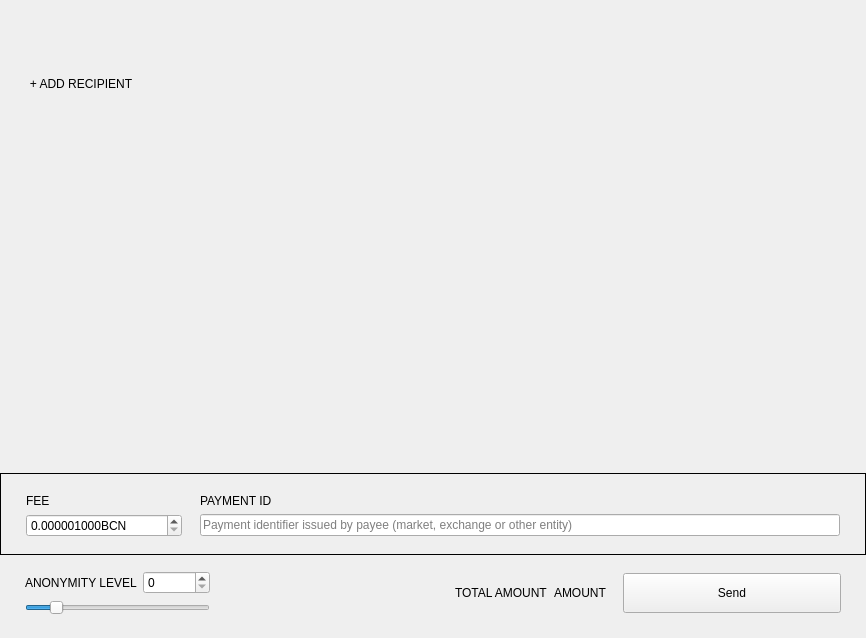
<?xml version="1.0" encoding="UTF-8"?>
<ui version="4.0">
 <class>SendFrame</class>
 <widget class="QFrame" name="SendFrame">
  <property name="geometry">
   <rect>
    <x>0</x>
    <y>0</y>
    <width>866</width>
    <height>638</height>
   </rect>
  </property>
  <property name="windowTitle">
   <string>Frame</string>
  </property>
  <property name="frameShape">
   <enum>QFrame::NoFrame</enum>
  </property>
  <property name="frameShadow">
   <enum>QFrame::Raised</enum>
  </property>
  <layout class="QVBoxLayout" name="verticalLayout">
   <property name="spacing">
    <number>5</number>
   </property>
   <property name="sizeConstraint">
    <enum>QLayout::SetDefaultConstraint</enum>
   </property>
   <property name="leftMargin">
    <number>0</number>
   </property>
   <property name="topMargin">
    <number>0</number>
   </property>
   <property name="rightMargin">
    <number>0</number>
   </property>
   <property name="bottomMargin">
    <number>0</number>
   </property>
   <item>
    <widget class="WalletGui::ResizableScrollArea" name="m_sendScrollarea">
     <property name="enabled">
      <bool>true</bool>
     </property>
     <property name="sizePolicy">
      <sizepolicy hsizetype="MinimumExpanding" vsizetype="Preferred">
       <horstretch>0</horstretch>
       <verstretch>0</verstretch>
      </sizepolicy>
     </property>
     <property name="autoFillBackground">
      <bool>false</bool>
     </property>
     <property name="styleSheet">
      <string notr="true"/>
     </property>
     <property name="frameShape">
      <enum>QFrame::NoFrame</enum>
     </property>
     <property name="sizeAdjustPolicy">
      <enum>QAbstractScrollArea::AdjustToContents</enum>
     </property>
     <property name="widgetResizable">
      <bool>true</bool>
     </property>
     <widget class="QWidget" name="scrollAreaWidgetContents">
      <property name="geometry">
       <rect>
        <x>0</x>
        <y>0</y>
        <width>866</width>
        <height>69</height>
       </rect>
      </property>
      <property name="sizePolicy">
       <sizepolicy hsizetype="Preferred" vsizetype="Preferred">
        <horstretch>0</horstretch>
        <verstretch>0</verstretch>
       </sizepolicy>
      </property>
      <property name="styleSheet">
       <string notr="true"/>
      </property>
      <layout class="QVBoxLayout" name="m_transfersLayout">
       <property name="spacing">
        <number>0</number>
       </property>
       <property name="sizeConstraint">
        <enum>QLayout::SetNoConstraint</enum>
       </property>
       <property name="leftMargin">
        <number>0</number>
       </property>
       <property name="topMargin">
        <number>0</number>
       </property>
       <property name="rightMargin">
        <number>0</number>
       </property>
       <property name="bottomMargin">
        <number>0</number>
       </property>
      </layout>
     </widget>
    </widget>
   </item>
   <item>
    <layout class="QHBoxLayout" name="horizontalLayout_2">
     <property name="spacing">
      <number>0</number>
     </property>
     <item>
      <spacer name="horizontalSpacer_3">
       <property name="orientation">
        <enum>Qt::Horizontal</enum>
       </property>
       <property name="sizeType">
        <enum>QSizePolicy::Fixed</enum>
       </property>
       <property name="sizeHint" stdset="0">
        <size>
         <width>25</width>
         <height>20</height>
        </size>
       </property>
      </spacer>
     </item>
     <item>
      <widget class="WalletGui::WalletNormalLinkLikeButton" name="m_addRecipientButton">
       <property name="cursor">
        <cursorShape>PointingHandCursor</cursorShape>
       </property>
       <property name="focusPolicy">
        <enum>Qt::NoFocus</enum>
       </property>
       <property name="text">
        <string>+ ADD RECIPIENT</string>
       </property>
       <property name="flat">
        <bool>true</bool>
       </property>
      </widget>
     </item>
     <item>
      <spacer name="horizontalSpacer_2">
       <property name="orientation">
        <enum>Qt::Horizontal</enum>
       </property>
       <property name="sizeHint" stdset="0">
        <size>
         <width>478</width>
         <height>17</height>
        </size>
       </property>
      </spacer>
     </item>
    </layout>
   </item>
   <item>
    <spacer name="verticalSpacer_2">
     <property name="orientation">
      <enum>Qt::Vertical</enum>
     </property>
     <property name="sizeType">
      <enum>QSizePolicy::MinimumExpanding</enum>
     </property>
     <property name="sizeHint" stdset="0">
      <size>
       <width>20</width>
       <height>20</height>
      </size>
     </property>
    </spacer>
   </item>
   <item>
    <widget class="QFrame" name="m_sendFeeFrame">
     <property name="frameShape">
      <enum>QFrame::Box</enum>
     </property>
     <property name="frameShadow">
      <enum>QFrame::Plain</enum>
     </property>
     <layout class="QGridLayout" name="gridLayout_2">
      <property name="leftMargin">
       <number>25</number>
      </property>
      <property name="topMargin">
       <number>20</number>
      </property>
      <property name="rightMargin">
       <number>25</number>
      </property>
      <property name="bottomMargin">
       <number>17</number>
      </property>
      <property name="horizontalSpacing">
       <number>18</number>
      </property>
      <item row="0" column="0">
       <widget class="WalletGui::WalletNormalGrayTextLabel" name="label_3">
        <property name="text">
         <string>FEE</string>
        </property>
       </widget>
      </item>
      <item row="0" column="1">
       <widget class="WalletGui::WalletNormalGrayTextLabel" name="m_paymentIdTextLabel">
        <property name="text">
         <string>PAYMENT ID</string>
        </property>
       </widget>
      </item>
      <item row="1" column="0">
       <widget class="QDoubleSpinBox" name="m_feeSpin">
        <property name="buttonSymbols">
         <enum>QAbstractSpinBox::UpDownArrows</enum>
        </property>
        <property name="suffix">
         <string notr="true">BCN</string>
        </property>
        <property name="decimals">
         <number>9</number>
        </property>
        <property name="minimum">
         <double>0.0000010000000000000</double>
        </property>
        <property name="maximum">
         <double>999999999.000000000000000</double>
        </property>
        <property name="singleStep">
         <double>0.0000010000000000000</double>
        </property>
        <property name="value">
         <double>0.0000010000000000000</double>
        </property>
       </widget>
      </item>
      <item row="1" column="1">
       <widget class="WalletGui::ClearableLineEdit" name="m_paymentIdEdit">
        <property name="styleSheet">
         <string notr="true">[errorState=&quot;true&quot;] {
  border-color: #ef3131;
}</string>
        </property>
        <property name="placeholderText">
         <string>Payment identifier issued by payee (market, exchange or other entity)</string>
        </property>
       </widget>
      </item>
     </layout>
    </widget>
   </item>
   <item>
    <widget class="QFrame" name="m_mixinFrame">
     <property name="frameShape">
      <enum>QFrame::NoFrame</enum>
     </property>
     <property name="frameShadow">
      <enum>QFrame::Raised</enum>
     </property>
     <layout class="QGridLayout" name="gridLayout">
      <property name="leftMargin">
       <number>25</number>
      </property>
      <property name="topMargin">
       <number>11</number>
      </property>
      <property name="rightMargin">
       <number>25</number>
      </property>
      <property name="bottomMargin">
       <number>23</number>
      </property>
      <item row="0" column="2" rowspan="2">
       <widget class="QLabel" name="label">
        <property name="text">
         <string/>
        </property>
       </widget>
      </item>
      <item row="0" column="5" rowspan="2">
       <widget class="WalletGui::WalletExtraNormalBlackTextLabel" name="m_totalAmountLabel">
        <property name="text">
         <string>AMOUNT</string>
        </property>
        <property name="indent">
         <number>0</number>
        </property>
       </widget>
      </item>
      <item row="0" column="1">
       <widget class="QSpinBox" name="m_mixinSpin">
        <property name="maximum">
         <number>999999999</number>
        </property>
       </widget>
      </item>
      <item row="0" column="3" rowspan="2">
       <spacer name="horizontalSpacer">
        <property name="orientation">
         <enum>Qt::Horizontal</enum>
        </property>
        <property name="sizeType">
         <enum>QSizePolicy::Expanding</enum>
        </property>
        <property name="sizeHint" stdset="0">
         <size>
          <width>298</width>
          <height>20</height>
         </size>
        </property>
       </spacer>
      </item>
      <item row="1" column="0" colspan="2">
       <widget class="QSlider" name="m_mixinSlider">
        <property name="maximumSize">
         <size>
          <width>16777215</width>
          <height>16777215</height>
         </size>
        </property>
        <property name="maximum">
         <number>50</number>
        </property>
        <property name="pageStep">
         <number>1</number>
        </property>
        <property name="value">
         <number>7</number>
        </property>
        <property name="tracking">
         <bool>false</bool>
        </property>
        <property name="orientation">
         <enum>Qt::Horizontal</enum>
        </property>
       </widget>
      </item>
      <item row="0" column="7" rowspan="2">
       <widget class="WalletGui::WalletLargeBlueButton" name="m_sendButton">
        <property name="sizePolicy">
         <sizepolicy hsizetype="Fixed" vsizetype="Fixed">
          <horstretch>0</horstretch>
          <verstretch>0</verstretch>
         </sizepolicy>
        </property>
        <property name="minimumSize">
         <size>
          <width>218</width>
          <height>40</height>
         </size>
        </property>
        <property name="maximumSize">
         <size>
          <width>218</width>
          <height>40</height>
         </size>
        </property>
        <property name="focusPolicy">
         <enum>Qt::NoFocus</enum>
        </property>
        <property name="text">
         <string>Send</string>
        </property>
       </widget>
      </item>
      <item row="0" column="4" rowspan="2">
       <widget class="WalletGui::WalletNormalGrayTextLabel" name="label_2">
        <property name="text">
         <string>TOTAL AMOUNT</string>
        </property>
       </widget>
      </item>
      <item row="0" column="0">
       <widget class="WalletGui::WalletNormalGrayTextLabel" name="m_mixinTextLabel">
        <property name="text">
         <string>ANONYMITY LEVEL</string>
        </property>
       </widget>
      </item>
      <item row="0" column="6" rowspan="2">
       <spacer name="horizontalSpacer_4">
        <property name="orientation">
         <enum>Qt::Horizontal</enum>
        </property>
        <property name="sizeType">
         <enum>QSizePolicy::Fixed</enum>
        </property>
        <property name="sizeHint" stdset="0">
         <size>
          <width>10</width>
          <height>20</height>
         </size>
        </property>
       </spacer>
      </item>
     </layout>
    </widget>
   </item>
  </layout>
 </widget>
 <customwidgets>
  <customwidget>
   <class>WalletGui::WalletNormalGrayTextLabel</class>
   <extends>QLabel</extends>
   <header>Gui/Common/WalletTextLabel.h</header>
  </customwidget>
  <customwidget>
   <class>WalletGui::WalletLargeBlueButton</class>
   <extends>QPushButton</extends>
   <header>Gui/Common/WalletBlueButton.h</header>
  </customwidget>
  <customwidget>
   <class>WalletGui::ClearableLineEdit</class>
   <extends>QLineEdit</extends>
   <header>Gui/Common/ClearableLineEdit.h</header>
  </customwidget>
  <customwidget>
   <class>WalletGui::ResizableScrollArea</class>
   <extends>QScrollArea</extends>
   <header>Gui/Common/ResizableScrollArea.h</header>
   <container>1</container>
  </customwidget>
  <customwidget>
   <class>WalletGui::WalletNormalLinkLikeButton</class>
   <extends>QPushButton</extends>
   <header>Gui/Common/WalletLinkLikeButton.h</header>
  </customwidget>
  <customwidget>
   <class>WalletGui::WalletExtraNormalBlackTextLabel</class>
   <extends>QLabel</extends>
   <header>Gui/Common/WalletTextLabel.h</header>
  </customwidget>
 </customwidgets>
 <tabstops>
  <tabstop>m_paymentIdEdit</tabstop>
  <tabstop>m_mixinSlider</tabstop>
  <tabstop>m_sendScrollarea</tabstop>
 </tabstops>
 <resources/>
 <connections>
  <connection>
   <sender>m_sendButton</sender>
   <signal>clicked()</signal>
   <receiver>SendFrame</receiver>
   <slot>sendClicked()</slot>
   <hints>
    <hint type="sourcelabel">
     <x>53</x>
     <y>561</y>
    </hint>
    <hint type="destinationlabel">
     <x>432</x>
     <y>294</y>
    </hint>
   </hints>
  </connection>
  <connection>
   <sender>m_mixinSlider</sender>
   <signal>valueChanged(int)</signal>
   <receiver>SendFrame</receiver>
   <slot>mixinValueChanged(int)</slot>
   <hints>
    <hint type="sourcelabel">
     <x>221</x>
     <y>520</y>
    </hint>
    <hint type="destinationlabel">
     <x>432</x>
     <y>294</y>
    </hint>
   </hints>
  </connection>
  <connection>
   <sender>m_addRecipientButton</sender>
   <signal>clicked()</signal>
   <receiver>SendFrame</receiver>
   <slot>addRecipientClicked()</slot>
   <hints>
    <hint type="sourcelabel">
     <x>78</x>
     <y>414</y>
    </hint>
    <hint type="destinationlabel">
     <x>432</x>
     <y>294</y>
    </hint>
   </hints>
  </connection>
  <connection>
   <sender>m_paymentIdEdit</sender>
   <signal>textChanged(QString)</signal>
   <receiver>SendFrame</receiver>
   <slot>validatePaymentId(QString)</slot>
   <hints>
    <hint type="sourcelabel">
     <x>538</x>
     <y>521</y>
    </hint>
    <hint type="destinationlabel">
     <x>432</x>
     <y>318</y>
    </hint>
   </hints>
  </connection>
  <connection>
   <sender>m_mixinSpin</sender>
   <signal>valueChanged(int)</signal>
   <receiver>SendFrame</receiver>
   <slot>mixinValueChanged(int)</slot>
   <hints>
    <hint type="sourcelabel">
     <x>201</x>
     <y>575</y>
    </hint>
    <hint type="destinationlabel">
     <x>432</x>
     <y>318</y>
    </hint>
   </hints>
  </connection>
 </connections>
 <slots>
  <slot>sendClicked()</slot>
  <slot>clearAllClicked()</slot>
  <slot>addRecipientClicked()</slot>
  <slot>mixinValueChanged(int)</slot>
  <slot>validatePaymentId(QString)</slot>
 </slots>
</ui>
